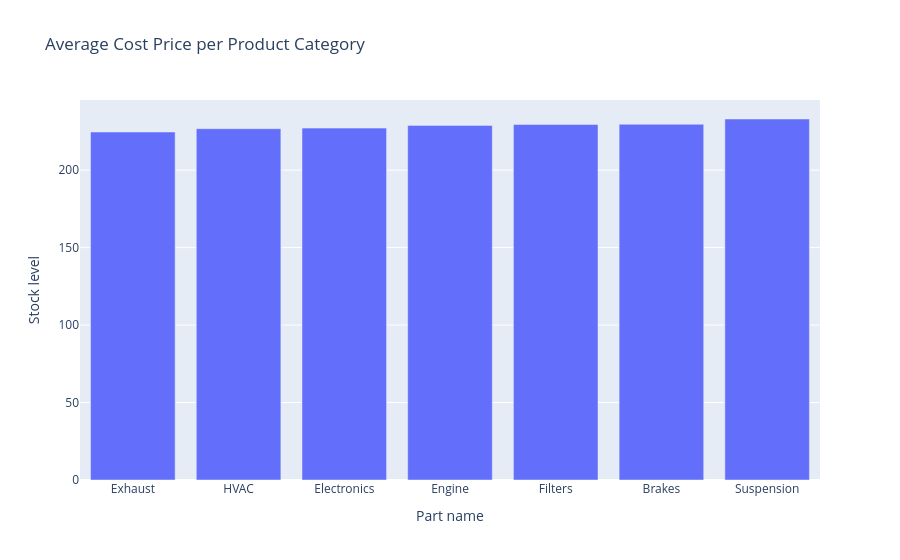

Notebook code for this chart:
### Markdown cell above
### Average Cost Price per Product Category

### Code cell
average_prices_df = average_prices_df.sort_values(
    by='average_price_per_category',
    ascending=True
)

fig = px.bar(
    average_prices_df, 
    x='category', 
    y='average_price_per_category', 
    title='Average Cost Price per Product Category',
    labels={'category': 'Category', 'average_price_per_category': 'Average price'}
)

fig.show()

### Figure 1 — Plotly figure (JSON) as saved in the notebook; plotly's stock layout.template omitted (floating-point values rounded to 4 significant figures)
{"data": [{"hovertemplate": "Part name=%{x}<br>Stock level=%{y}<extra></extra>", "legendgroup": "", "marker": {"color": "#636efa", "pattern": {"shape": ""}}, "name": "", "orientation": "v", "showlegend": false, "textposition": "auto", "type": "bar", "x": ["Exhaust", "HVAC", "Electronics", "Engine", "Filters", "Brakes", "Suspension"], "xaxis": "x", "y": [224.6, 226.8, 227.2, 228.9, 229.5, 229.6, 233.0], "yaxis": "y"}], "layout": {"barmode": "relative", "legend": {"tracegroupgap": 0}, "title": {"text": "Average Cost Price per Product Category"}, "xaxis": {"anchor": "y", "domain": [0, 1], "title": {"text": "Part name"}}, "yaxis": {"anchor": "x", "domain": [0, 1], "title": {"text": "Stock level"}}}}
